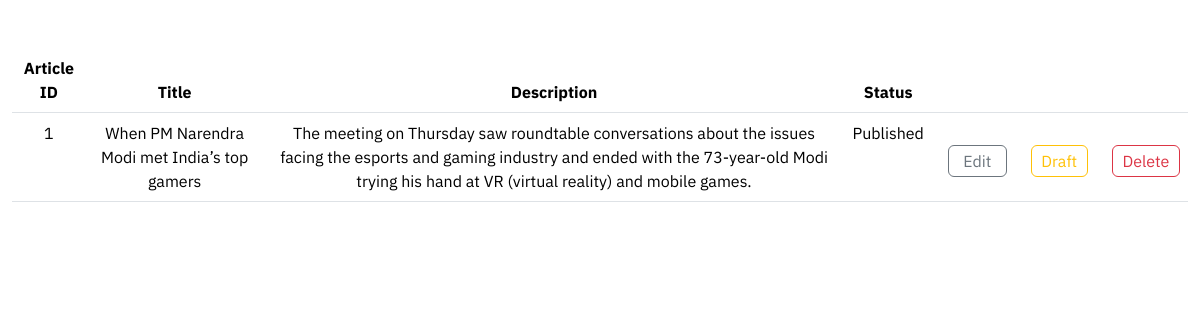
Screenshot of /admin_articles_published.php with the database file from the repository.
### tables this page shows
CREATE TABLE `articles` (
  `a_id` int(11) NOT NULL,
  `title` text NOT NULL,
  `author` varchar(50) NOT NULL,
  `description` text NOT NULL,
  `article` text NOT NULL,
  `image` text NOT NULL,
  `category` text NOT NULL,
  `status` text NOT NULL
);

### admin_articles_published.php (the view, shortened to what this page needs)
<?php
include 'login.php';
$p_articles_query = "SELECT * FROM articles where status = 'published'";
$p_articles_results = mysqli_query($conn, $p_articles_query);
?>
<!DOCTYPE html>
<html lang="en">
<head>
    <link href="https://cdn.jsdelivr.net/npm/bootstrap@5.3.3/dist/css/bootstrap.min.css" rel="stylesheet">
</head>
<body style='font-family: "IBM Plex Sans", sans-serif;'>
    <section class="container-fluid col text-center my-5 ">
        <table class="table table-hover">
            <thead>
                <tr>
                    <th scope="col">Article ID</th>
                    <th scope="col">Title</th>
                    <th scope="col">Description</th>
                    <th scope="col">Status</th>
                    <th scope="col"></th>
                    <th scope="col"></th>
                    <th scope="col"></th>
                </tr>
            </thead>
            <tbody>
                <?php
                $i = 1;
                while ($rows = mysqli_fetch_assoc($p_articles_results)) {
                    echo '<tr data-bs-toggle="modal" data-bs-target="#exampleModal' . $i . '">
                                <td>' . $rows['a_id'] . '</td>
                                <td>' . $rows['title'] . '</td>
                                <td>' . $rows['description'] . '</td>
                                <td>' . ucfirst($rows['status']) . '</td>
                                <td><a href="admin_edit_article.php?a_id=' . $rows['a_id'] . '">
                                <button type="button" class="btn btn-outline-secondary mt-4 ms-2"
                                style="--bs-btn-padding-y: .20rem; --bs-btn-padding-x: .90rem; --bs-btn-font-size: 1.0rem;">Edit</button></a></td>
                                <form method="post" action ="?a_id=' . $rows['a_id'] . '">
                                <td>
                                <button type="submit" name="draft_article" class="btn btn-outline-warning mt-4 ms-2"
                                style="--bs-btn-padding-y: .20rem; --bs-btn-padding-x: .6rem; --bs-btn-font-size: 1.0rem;">Draft</button></td>
                                <td>
                                <button type="submit" name="delete_article" class="btn btn-outline-danger mt-4 ms-2"
                                style="--bs-btn-padding-y: .20rem; --bs-btn-padding-x: .6rem; --bs-btn-font-size: 1.0rem;">Delete</button></td>
                                </form>
                            </tr>
                            <div class="modal fade" id="exampleModal' . $i . '" tabindex="-1" aria-labelledby="exampleModalLabel' . $i . '" aria-hidden="true">
                                        <h3 class="modal-title fs-5" id="exampleModalLabel' . $i . '">Complete Article</h3>
                                    <h1 class="modal-title fs-5" id="exampleModalLabel' . $i . '">' . $rows['title'] . '</h1>
                                        <div class="container row my-5"><img src="' . $rows['image'] . '" width = "500px"></img></div>
                                        <div class="container row"><p>' . $rows['article'] . '</p></div>
                                </div>
                            ';
                    $i++;
                }
                ?>
            </tbody>
        </table>
    </section>
</body>
</html>

### rows the page displays
articles: a_id "1", title "When PM Narendra Modi met India’s top gamers", description "The meeting on Thursday saw roundtable conversations about the issues facing the esports and gaming industry and ended with the 73-year-old Modi trying his hand at VR (virtual reality) and mobile games.", status "Published"
